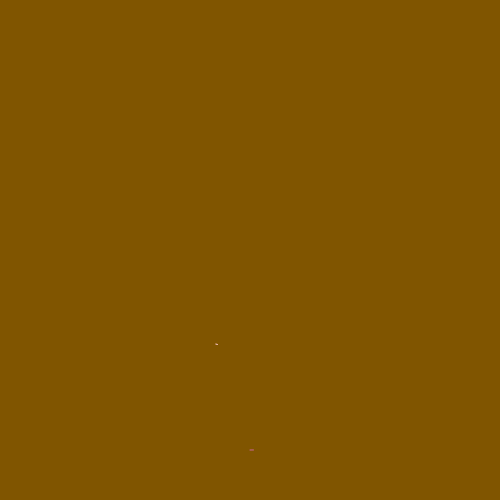
Frame 1 (no input)
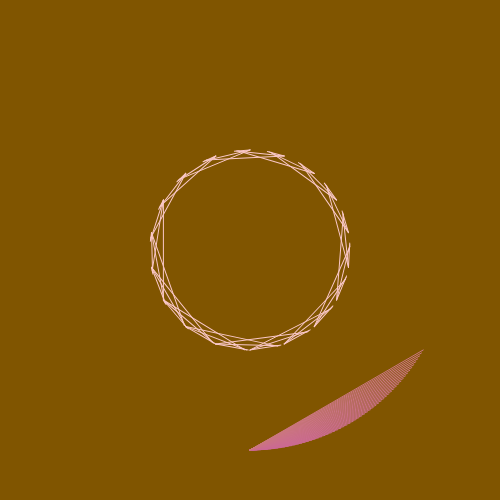
Frame 60 (no input)
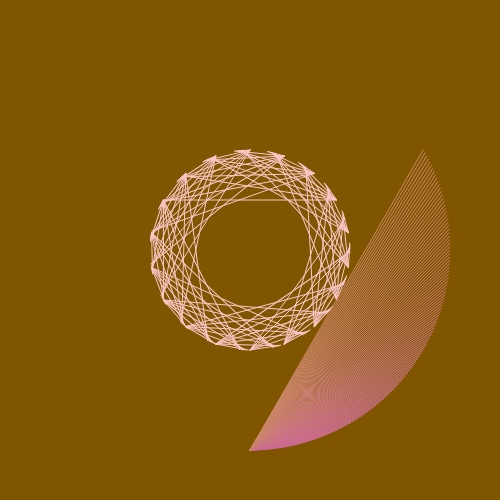
Frame 120 (the mouse pressed at the canvas centre since frame 60)

The p5.js sketch that drew these frames (run headless with seeded random() and noise() and a simulated clock; from frame 60 on, the mouse is pressed at the canvas centre):

// p5.js sketch
// ── sketch.js
function setup() {
  
  createCanvas(500, 500);
  background(128, 85, 0)
  noFill()
  strokeWeight(1)
  

  angleMode(DEGREES);
  frameRate(50);
  
}

function draw() {


stroke(lerpColor(color(204, 204, 0), color(204, 102, 153), frameCount/360));
  
  line(-200,0,200*sin(-frameCount),200*cos(-frameCount));
   if (frameCount == 360) {
    noLoop();}



translate(width/2,height/2);
stroke(lerpColor(color(204, 102, 153), color(204,204,0), frameCount/360));
  
  line(0,200,200*sin(frameCount),200*cos(frameCount));
   if (frameCount == 360) {
    noLoop();}



translate(width/2,height/2);
stroke(lerpColor(color(204, 102, 153), color(204, 204, 0), frameCount/360));
  
  line(200,0,200*sin(frameCount),200*cos(frameCount));
   if (frameCount == 360) {
    noLoop();}

translate(-width/2,-height/2)
 
  rotate(frameCount*20)
  noFill()
  strokeWeight(1)
  stroke(250,200,200);
  
  
  line(0,100,100*sin(frameCount+0),100*cos(frameCount+0));
  
  if (frameCount == 360) {
    noLoop();
}

 
}
